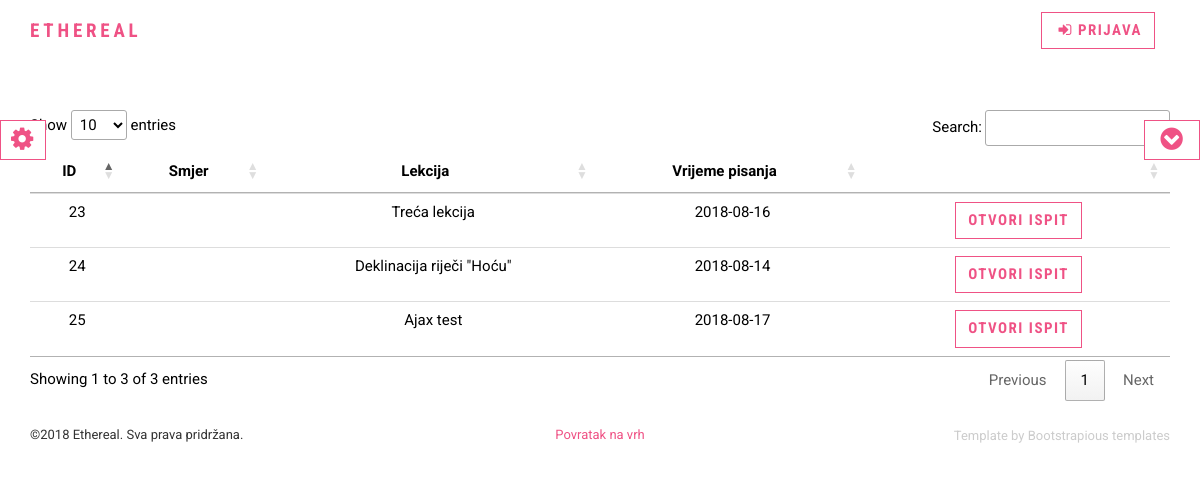
/php/exam_list.php, run on an earlier commit of the app's database.
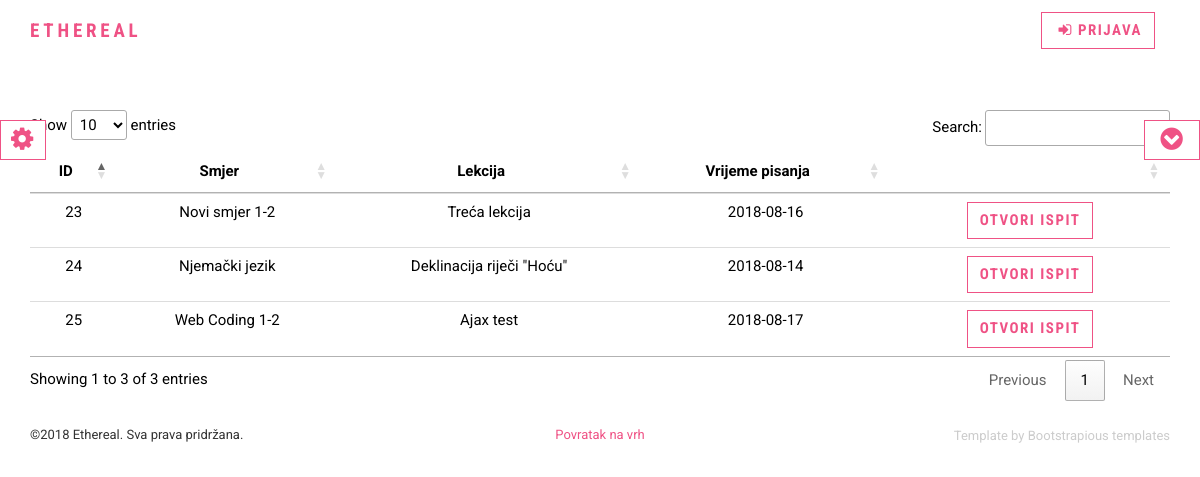
And on a later commit of the database.
### tables this page shows
CREATE TABLE `ispit` (
  `id` int(5) NOT NULL,
  `id_tecaj_fk` int(5) NOT NULL,
  `id_lesson_fk` int(5) NOT NULL,
  `pitanja_string` varchar(2000) NOT NULL,
  `exam_code` varchar(255) NOT NULL,
  `datum_ispita` date NOT NULL,
  `vrijeme_ispita` time NOT NULL,
  `trajanje_ispita` varchar(255) NOT NULL
);

CREATE TABLE `lessons` (
  `id` int(5) NOT NULL,
  `lesson_name` varchar(255) NOT NULL,
  `id_tecaj_fk` int(5) NOT NULL
);

CREATE TABLE `tecaj` (
  `id` int(11) NOT NULL,
  `smjer` varchar(100) NOT NULL,
  `broj_sati` int(11) NOT NULL,
  `cijena` float(10,2) NOT NULL
);

### php/exam_list.php (the view, shortened to what this page needs)
<?php
require_once "includes/header.php";
$con = spajanje();
$sql = "SELECT ispit.id, ispit.datum_ispita, tecaj.smjer, lessons.lesson_name FROM tecaj
 INNER JOIN ispit ON ispit.id_tecaj_fk = tecaj.id
 INNER JOIN lessons ON lessons.id = ispit.id_lesson_fk;";
$res = mysqli_query($con, $sql);
if(mysqli_num_rows($res)>0){
	echo '<table id="table" class="table table-hover">
		<thead>
			<tr>
				<th>ID</th>
				<th>Smjer</th>
				<th>Lekcija</th>
                <th>Vrijeme pisanja</th>
                <th></th>
			</tr>
		</thead>
	<tbody>'
	;
    while($res_ispiti = mysqli_fetch_assoc($res)){
        echo "
			<tr>
				<td>".$res_ispiti['id']."</td>
				<td>".$res_ispiti['smjer']."</td>
				<td>".$res_ispiti['lesson_name']."</td>
				<td>".$res_ispiti['datum_ispita']."</td>
				<td>
					<a href='exam_write.php?id=".$res_ispiti["id"]."'><button class = 'btn btn-primary'>Otvori ispit</button></a>
				</td>
			</tr>";
	}
	echo "</tbody></table>";
}
else {
	echo "<p>U bazi nema rezultata za ovaj upit: $sql </p>";
}
require_once "includes/footer.php";
?>

What changed in the data, as far as the page shows it:
changed through a linked row, ispit "Treća lekcija": id_tecaj_fk.smjer (not shown) → "Novi smjer 1-2"
changed through a linked row, ispit "Deklinacija riječi \"Hoću\"": id_tecaj_fk.smjer (not shown) → "Njemački jezik"
changed through a linked row, ispit "Ajax test": id_tecaj_fk.smjer (not shown) → "Web Coding 1-2"
